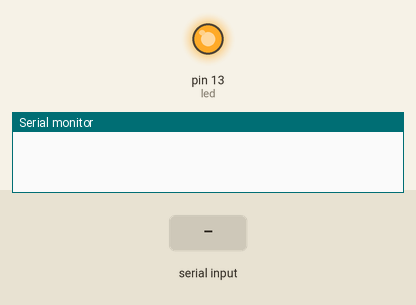
A sketch run on a simulated Arduino Uno, built with avr-gcc and run on an emulated ATmega328P. Shown: output pins drawn as LEDs (lit = HIGH), the last lines printed to the serial monitor. The inputs (shaded band) are chosen by the test bench.

Above: at 1.2 s.
1.3 s: "0" received over the second serial link
At 2.1 s:
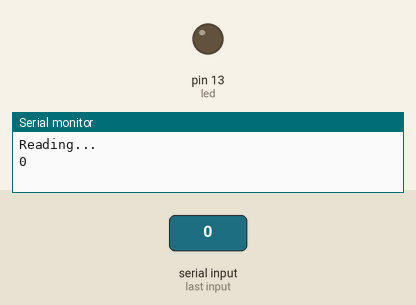
2.8 s: "1" received over the second serial link
At 3.3 s:
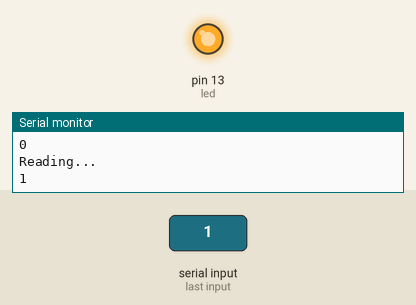
Timing chart, 0 to 5.8 s (numbered marks = the images above; inputs shaded):
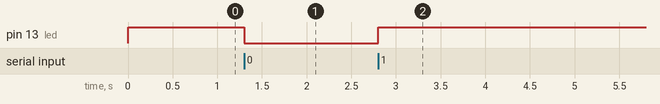

The sketch:

this_is_slave.ino
```cpp
//this is slave

#include <SoftwareSerial.h>

SoftwareSerial BTSerial(10, 11);

int state = 0;
const int led = 13;
//const int button = 2;
//int buttonstate = 1;

void setup()
{
  Serial.begin(9600);
  BTSerial.begin(38400);
  pinMode(led, OUTPUT);
  digitalWrite(led, HIGH);
  //pinMode(button, INPUT);
  //digitalWrite(button, HIGH);
}
void loop()
{
 if(BTSerial.available() > 0)
 {
    // Checks whether data is comming from the serial port
    Serial.println("Reading...");
    state = BTSerial.read(); // Reads the data from the serial port
 }

 /* // Reading the button
 buttonstate = digitalRead(button);
 if (buttonstate == LOW)
 {
   BTSerial.write('1'); // Sends '1' to the master to turn on LED
 }
 else
 {
   BTSerial.write('0');
 }
*/
  if (state == '1')
 {
  Serial.println(1);
  digitalWrite(led, HIGH); // LED ON
  state = 0;
 }
 else if (state == '0')
 {
  Serial.println(0);
  digitalWrite(led, LOW); // LED ON
  state = 0;
 }
}
```

Measured:
- after the input at 1.3 s, pin 13 (led): HIGH → LOW at once
- after the input at 2.8 s, pin 13 (led): LOW → HIGH at once
